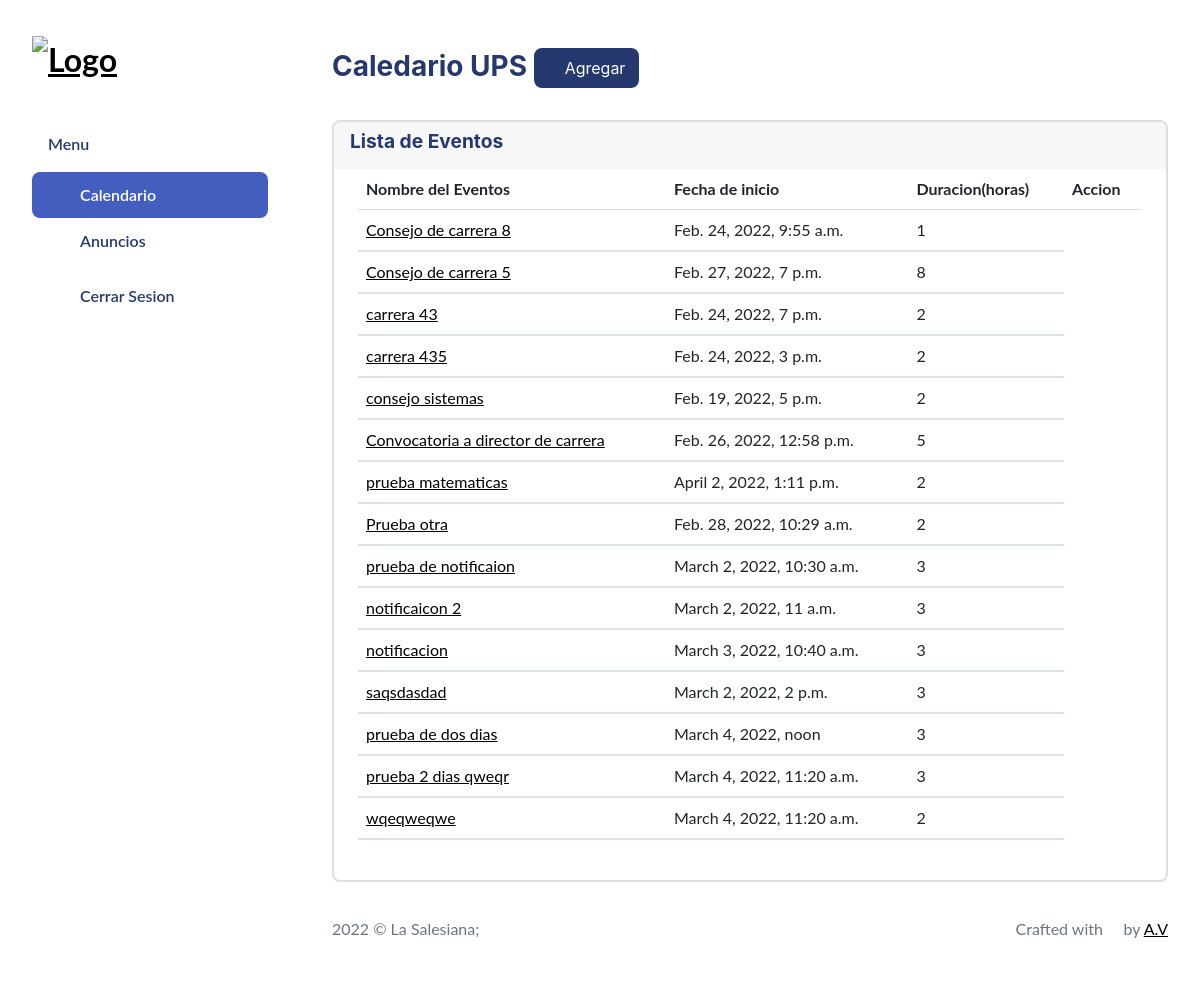
The app's page / (signed in) with its own data.
### Calendario/models.py (models this page shows, shortened)
class calendario(models.Model):
    fecha_i=models.DateTimeField(verbose_name="fecha_inicio")
    duracion=models.PositiveIntegerField(verbose_name="duracion")
    titulo=models.CharField(max_length=60,verbose_name="titulo")

### Calendario/views.py (the view)
# urls.py: path('',login_required(views.CalendarioListView.as_view(),login_url="/login/"),name='dashboard'),
class CalendarioListView(ListView):
    model = calendario
    paginate_by = 100  # if pagination is desired
    def get_context_data(self, **kwargs):
        context = super().get_context_data(**kwargs)
        active=1
        context['est'] = calendario.objects.all()
        context['active']=active
        return context

### Calendario/templates/Calendario/calendario_list.html (shortened to what this page needs)
{% extends "Calendario/base_dashboard.html" %}
{% block heading %}
<div class="page-heading">
    <h3>Caledario UPS <span "><a href="{% url 'addEvento' %}" class="btn btn-primary me-md-2"> <i
        class="bi bi-file-earmark-plus"></i> Agregar</a></span></h3>
</div>
{% endblock%}
{% block content %}
<section class="section">
    <div class="card">
        <div class="card-header">
            <h4 class="card-title">Lista de Eventos</h4>
        </div>
        <div class="card-body">
            <table class="table" id="table1">
                <thead>
                    <tr>
                        <th>Nombre del Eventos</th>
                        <th>Fecha de inicio</th>
                        <th>Duracion(horas)</th>
                        <th>Accion</th>
                    </tr>
                </thead>
                <tbody>
                    {% for item in object_list %}
                    <tr>
                        <td><a href="{% url 'update_calendar' pk=item.id %}">{{item.titulo}}</a></td>
                        <td>{{ item.fecha_i }}</td>
                        <td>{{ item.duracion}}</td>
                    </tr>
                    {% endfor %}
                </tbody>
            </table>
        </div>
    </div>
</section>
{%endblock%}

### Calendario/templates/Calendario/base_dashboard.html (shortened to what this page needs)
<!DOCTYPE html>
<html lang="en">
<head>
    {% load static %}
    <link rel="stylesheet" href="{% static 'Calendario/assets/css/bootstrap.css'%}">
    <link rel="stylesheet" href="{% static 'Calendario/assets/vendors/iconly/bold.css'%}">
    <link rel="stylesheet" href="{% static 'Calendario/assets/vendors/perfect-scrollbar/perfect-scrollbar.css'%}">
    <link rel="stylesheet" href="{% static 'Calendario/assets/vendors/bootstrap-icons/bootstrap-icons.css'%}">
    <link rel="stylesheet" href="{% static 'Calendario/assets/css/app.css'%}">
    <link rel="stylesheet"
        href="https://cdnjs.cloudflare.com/ajax/libs/jquery-datetimepicker/2.5.20/jquery.datetimepicker.min.css"
 />
  <link rel="stylesheet" href="https://cdnjs.cloudflare.com/ajax/libs/datepicker/0.6.5/datepicker.min.css" />
  <link href="{% static 'Calendario/assets/css/styles.css'%}" rel="stylesheet" />
</head>
<body>
    <div id="app">
        <div id="sidebar" class="active">
            <div class="sidebar-wrapper active">
                <div class="sidebar-header">
                    <div class="d-flex justify-content-between">
                        <div class="logo">
                            <a href="{% url 'dashboard'%}"><center><img src="{% static 'Calendario/assets/images/logo/logo.png'%}" alt="Logo" style="width: 200px;max-width: 100%;height: auto;vertical-align: middle;" cente></a></center>
                        </div>
                    </div>
                </div>
                <div class="sidebar-menu">
                    <ul class="menu">
                        <li class="sidebar-title">Menu</li>
                        {% if active == 1 %}
                        <li class="sidebar-item active ">
                            {%endif%}
                            <a href="{% url 'dashboard'%}" class='sidebar-link'>
                                <i class="bi bi-grid-fill"></i>
                                <span>Calendario</span>
                            </a>
                        </li>
                            <a href="{% url 'list_anuncio'%}" class='sidebar-link'>
                                <i class="bi bi-grid-fill"></i>
                                <span>Anuncios</span>
                            </a>
                        <li class="sidebar-item">
                            <a href="{% url 'logout'%}" class='sidebar-link'>
                                <i class="bi bi-grid-fill"></i>
                                <span>Cerrar Sesion</span>
                            </a>
                        </li>
                    </ul>
                </div>
            </div>
        </div>
        <div id="main">
            {% block heading%}
            {% endblock %}
            {% block content%}
            {% endblock %}
            <footer>
                <div class="footer clearfix mb-0 text-muted">
                    <div class="float-start">
                        <p>2022 &copy La Salesiana;</p>
                    </div>
                    <div class="float-end">
                        <p>Crafted with <span class="text-danger"><i class="bi bi-heart"></i></span> by <a
                                href="">A.V</a></p>
                    </div>
                </div>
            </footer>
        </div>
    </div>
</body>
</html>

### Calendario/static/Calendario/assets/css/app.css (style rules this page uses)
.btn i,.btn svg { height:16px;width:16px }
.btn.btn-danger,.btn.btn-info,.btn.btn-primary,.btn.btn-secondary,.btn.btn-success,.btn.btn-warning { color:#fff }
.card { border:none;margin-bottom:2.2rem }
.card .card-header { border:none }
.card .card-header h4 { font-size:1.2rem;font-weight:700 }
.card .card-header~.card-body { padding-top:0 }
.card .card-title { font-size:1.2rem }
.card .card-body { padding:1.5rem }
#sidebar.active .sidebar-wrapper { left:0 }
.sidebar-wrapper { background-color:#fff;bottom:0;height:100vh;overflow-y:auto;position:fixed;top:0;transition:left .5s ease-out;width:300px;z-index:10 }
.sidebar-wrapper .sidebar-header { font-size:2rem;font-weight:700;padding:2rem 2rem 1rem }
.sidebar-wrapper .sidebar-header img { height:1.2rem }
.sidebar-wrapper .menu { font-weight:600;margin-top:2rem;padding:0 2rem }
.sidebar-wrapper .menu .sidebar-title { color:#25396f;font-size:1rem;font-weight:600;list-style:none;margin:1.5rem 0 1rem;padding:0 1rem }
.sidebar-wrapper .menu .sidebar-link { align-items:center;border-radius:.5rem;color:#25396f;display:block;display:flex;font-size:1rem;padding:.7rem 1rem;text-decoration:none;transition:all .5s }
.sidebar-wrapper .menu .sidebar-link i,.sidebar-wrapper .menu .sidebar-link svg { color:#7c8db5 }
.sidebar-wrapper .menu .sidebar-link span { margin-left:1rem }
.sidebar-wrapper .menu .sidebar-item { list-style:none;margin-top:.5rem;position:relative }
.sidebar-wrapper .menu .sidebar-item.active>.sidebar-link { background-color:#435ebe }
.sidebar-wrapper .menu .sidebar-item.active>.sidebar-link span { color:#fff }
.sidebar-wrapper .menu .sidebar-item.active>.sidebar-link i,.sidebar-wrapper .menu .sidebar-item.active>.sidebar-link svg { fill:#fff;color:#fff }
.dataTable-table td,.dataTable-table thead th,.table td,.table thead th { vertical-align:middle }
.dataTable-table:not(.table-borderless) thead th,.table:not(.table-borderless) thead th { border-bottom:1px solid #dedede!important }
.bi { height:1rem;width:1rem }
#main { margin-left:300px;padding:2rem }
.page-heading { margin:0 0 2rem }
.page-heading h3 { font-weight:700 }
a { text-decoration:none }

### records on screen
calendario: titulo "Consejo de carrera 8", fecha_i "Feb. 24, 2022, 9:55 a.m.", duracion "1"
calendario: titulo "Consejo de carrera 5", fecha_i "Feb. 27, 2022, 7 p.m.", duracion "8"
calendario: titulo "carrera 43", fecha_i "Feb. 24, 2022, 7 p.m.", duracion "2"
calendario: titulo "carrera 435", fecha_i "Feb. 24, 2022, 3 p.m.", duracion "2"
calendario: titulo "consejo sistemas", fecha_i "Feb. 19, 2022, 5 p.m.", duracion "2"
calendario: titulo "Convocatoria a director de carrera", fecha_i "Feb. 26, 2022, 12:58 p.m.", duracion "5"
calendario: titulo "prueba matematicas", fecha_i "April 2, 2022, 1:11 p.m.", duracion "2"
calendario: titulo "Prueba otra", fecha_i "Feb. 28, 2022, 10:29 a.m.", duracion "2"
calendario: titulo "prueba de notificaion", fecha_i "March 2, 2022, 10:30 a.m.", duracion "3"
calendario: titulo "notificaicon 2", fecha_i "March 2, 2022, 11 a.m.", duracion "3"
calendario: titulo "notificacion", fecha_i "March 3, 2022, 10:40 a.m.", duracion "3"
calendario: titulo "saqsdasdad", fecha_i "March 2, 2022, 2 p.m.", duracion "3"
calendario: titulo "prueba de dos dias", fecha_i "March 4, 2022, noon", duracion "3"
calendario: titulo "prueba 2 dias qweqr", fecha_i "March 4, 2022, 11:20 a.m.", duracion "3"
calendario: titulo "wqeqweqwe", fecha_i "March 4, 2022, 11:20 a.m.", duracion "2"
